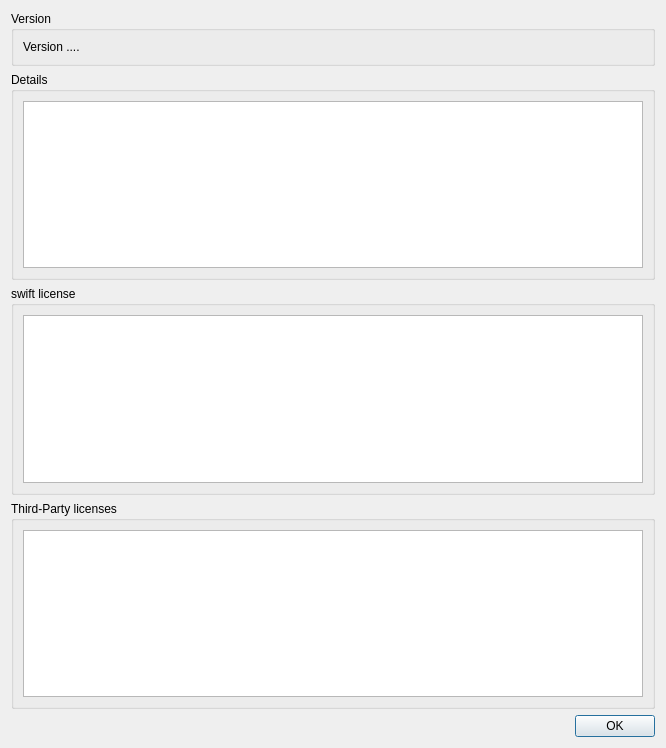
<?xml version="1.0" encoding="UTF-8"?>
<ui version="4.0">
 <class>CAboutDialog</class>
 <widget class="QDialog" name="CAboutDialog">
  <property name="geometry">
   <rect>
    <x>0</x>
    <y>0</y>
    <width>666</width>
    <height>748</height>
   </rect>
  </property>
  <property name="minimumSize">
   <size>
    <width>300</width>
    <height>200</height>
   </size>
  </property>
  <property name="windowTitle">
   <string>About swift</string>
  </property>
  <property name="modal">
   <bool>false</bool>
  </property>
  <layout class="QVBoxLayout" name="vl_Dialog">
   <item>
    <widget class="QGroupBox" name="gb_Version">
     <property name="title">
      <string>Version</string>
     </property>
     <layout class="QVBoxLayout" name="vl_Details">
      <item>
       <widget class="QLabel" name="lbl_VersionValue">
        <property name="text">
         <string>Version ....</string>
        </property>
       </widget>
      </item>
     </layout>
    </widget>
   </item>
   <item>
    <widget class="QGroupBox" name="gb_Details">
     <property name="title">
      <string>Details</string>
     </property>
     <layout class="QVBoxLayout" name="vl_Version">
      <item>
       <widget class="QPlainTextEdit" name="pte_Info">
        <property name="documentTitle">
         <string>about swift details</string>
        </property>
        <property name="lineWrapMode">
         <enum>QPlainTextEdit::NoWrap</enum>
        </property>
        <property name="readOnly">
         <bool>true</bool>
        </property>
       </widget>
      </item>
     </layout>
    </widget>
   </item>
   <item>
    <widget class="QGroupBox" name="gb_swiftLicense">
     <property name="title">
      <string>swift license</string>
     </property>
     <layout class="QVBoxLayout" name="verticalLayout">
      <item>
       <widget class="QTextBrowser" name="tbr_swiftLicense"/>
      </item>
     </layout>
    </widget>
   </item>
   <item>
    <widget class="QGroupBox" name="gb_ThirdPartyLicenses">
     <property name="title">
      <string>Third-Party licenses</string>
     </property>
     <layout class="QVBoxLayout" name="verticalLayout_2">
      <item>
       <widget class="QTextBrowser" name="tbr_ThirdPartyLicenses"/>
      </item>
     </layout>
    </widget>
   </item>
   <item>
    <widget class="QDialogButtonBox" name="bb_AboutDialog">
     <property name="orientation">
      <enum>Qt::Horizontal</enum>
     </property>
     <property name="standardButtons">
      <set>QDialogButtonBox::Ok</set>
     </property>
    </widget>
   </item>
  </layout>
 </widget>
 <tabstops>
  <tabstop>pte_Info</tabstop>
 </tabstops>
 <resources/>
 <connections>
  <connection>
   <sender>bb_AboutDialog</sender>
   <signal>accepted()</signal>
   <receiver>CAboutDialog</receiver>
   <slot>accept()</slot>
   <hints>
    <hint type="sourcelabel">
     <x>261</x>
     <y>248</y>
    </hint>
    <hint type="destinationlabel">
     <x>319</x>
     <y>199</y>
    </hint>
   </hints>
  </connection>
 </connections>
</ui>
